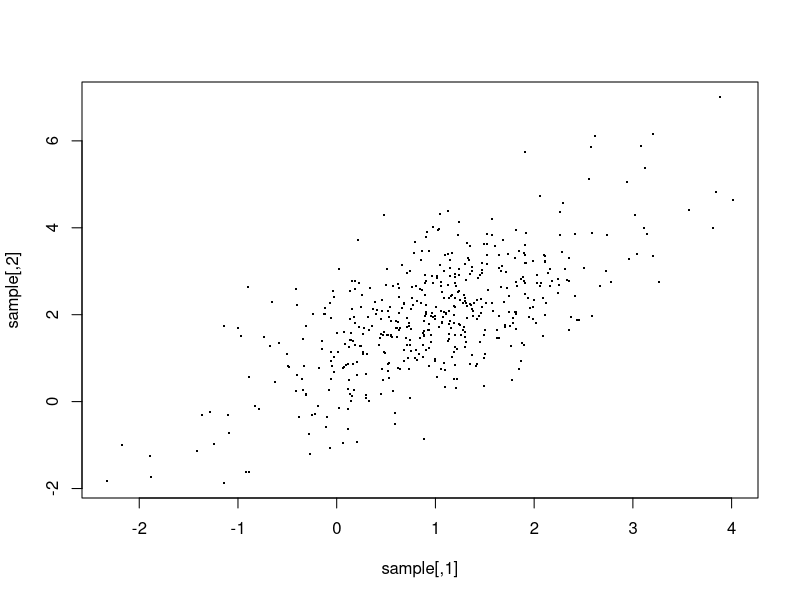

The R script that drew this image: (Note: this script raises an error after producing the figure.)
rm(list=ls())
library(tidyverse)
library(mvtnorm)
library(ellipse)

#15a)
#             (B1X1)     (B1)  (X1)
#E(a+BX) = a+E(B2X2) = a+(B2)*E(X2) = a+B*E(X)
#             (....)     (..)  (..)
#             (BnXn)     (Bn)  (Xn)
#b)
#Steps taken, in Order:
#(A+B)^T = A^T+B^T
#Ausmultiplizieren
#E(a+b) = E(a) + E(b), as well as E(E(a)) = E(a)
#-a+a = 0
#c)
#Steps taken, in order:
#E(a+X) = a + E(X) -> a's cancel out
#(A+B)^T = A^T+B^T, as well as (A*B)^T = B^T*A^T
#Ausmultiplizieren, as well as E(a+b) = E(a) + E(b), as well as E(E(a)) = E(a)
#-a+a=0
#(A+B)^T = A^T+B^T, as well as (A*B)^T = B^T*A^T
#E(CYD) = CE(Y)D
#Ausklammern
#E(XX^T)-E(X)E(X)^T = Var(X)

#16a)
#The estimator for the mean obviously still does the same thing: calculate the empirical mean of all values
#The estimator for the variance normally uses the square to avoid cancelling out of positive and negative values, here the same thing is accomplished by multiplication with the transpose.
#b)
#E(X1:n,1) = 1
#E((X1:n,2)^2) = 4
#Cov((X1:n,1),(X2:n,2)) = 1
#c)
Sigma <- matrix(c(1,1,1,2),2)
mu <- c(1,2)
n <- 500

sample <- rmvnorm( n, mean=mu, sigma=Sigma)
plot(sample, pch='.', cex=2)
#d)
lines(ellipse( Sigma, cent=mu, level=.95), col='gray', 
     xaxs='i', yaxs='i', xlim=c(-4,8), ylim=c(-4,6), type='l')
lines( ellipse( Sigma, cent=mu, level=.5), col='gray')
eig <- eigen(Sigma,T)
points(eig$vectors,pch=18,col='red')
#e)
Sigmahat <- cov( sample)
muhat <- apply( sample, 2, mean)
corr <- cor(sample)
#f)
Sigma <- matrix(c(2,-2,-2,7),2)
sample <- rmvnorm( n, mean=mu, sigma=Sigma)
plot(sample, pch='.', cex=2)
lines(ellipse( Sigma, cent=mu, level=.95), col='gray',
      xaxs='i', yaxs='i', xlim=c(-4,8), ylim=c(-4,6), type='l')
lines( ellipse( Sigma, cent=mu, level=.5), col='gray')
#From playing with the sigma values a bit, I can see that the second and third value (which have to be the same for symmetry)
#define the inclination and shape of the ellipse, while the other two define its size in the number plane
